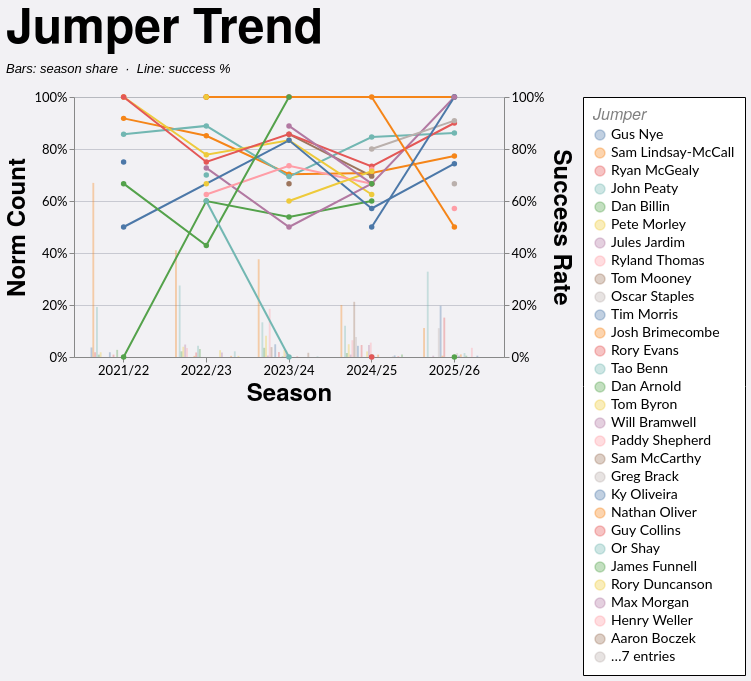

Write the Vega-Lite specification saved for this chart.
### Vega-Lite specification from a JSON file in a GitHub repository (floating-point values rounded to 4 significant figures; data arrays with more than 128 entries replaced by an {"elided": "..."} marker saying what was removed)
{"config": {"axis": {"labelFont": "Lato, sans-serif", "titleFont": "PT Sans Narrow, Helvetica Neue, Helvetica, Arial, sans-serif", "labelFontSize": 13, "titleFontSize": 24, "gridColor": "#202947", "gridOpacity": 0.2}, "header": {"labelFont": "PT Sans Narrow, Helvetica Neue, Helvetica, Arial, sans-serif", "titleFont": "PT Sans Narrow, Helvetica Neue, Helvetica, Arial, sans-serif", "labelFontSize": 24, "titleFontSize": 28, "labelFontWeight": "bold", "orient": "left"}, "legend": {"labelFont": "Lato, sans-serif", "titleFont": "PT Sans Narrow, Helvetica Neue, Helvetica, Arial, sans-serif", "labelFontSize": 14, "titleFontSize": 16, "titlePadding": 5, "fillColor": "white", "strokeColor": "black", "padding": 10, "titleFontWeight": "lighter", "titleFontStyle": "italic", "titleColor": "gray", "offset": 10}, "title": {"font": "PT Sans Narrow, Helvetica Neue, Helvetica, Arial, sans-serif", "fontSize": 48, "fontWeight": "bold", "anchor": "start", "align": "center", "titlePadding": 20, "subtitlePadding": 10, "subtitleFontSize": 13, "subtitleColor": "", "subtitleFontStyle": "italic", "offset": 15, "color": "black"}, "axisX": {"labelAngle": 0}, "facet": {"title": null, "header": null, "align": {"row": "each", "column": "each"}}, "resolve": {"scale": {"y": "independent", "facet": "independent"}}, "background": "#f2f1f4"}, "layer": [{"mark": {"type": "bar", "opacity": 0.35}, "encoding": {"color": {"field": "jumper", "sort": null, "title": "Jumper", "type": "nominal"}, "tooltip": [{"field": "season", "title": "Season", "type": "nominal"}, {"field": "jumper", "title": "Jumper", "type": "nominal"}, {"field": "won", "format": ",.0f", "title": "Won", "type": "quantitative"}, {"field": "attempts", "format": ",.0f", "title": "Attempts", "type": "quantitative"}, {"field": "norm_count", "format": ".1%", "title": "Norm Count", "type": "quantitative"}, {"field": "success_rate", "format": ".1%", "title": "Success Rate", "type": "quantitative"}], "x": {"field": "season", "sort": ["2021/22", "2022/23", "2023/24", "2024/25", "2025/26"], "title": "Season", "type": "nominal"}, "xOffset": {"field": "jumper", "sort": null, "type": "nominal"}, "y": {"axis": {"format": "%", "orient": "left"}, "field": "norm_count", "scale": {"domain": [0, 1]}, "title": "Norm Count", "type": "quantitative"}}, "transform": [{"filter": "(loSquad == 'All' || datum.squad == loSquad) && (loGameType == 'All' || (loGameType == 'League + Cup' && (datum.game_type == 'League' || datum.game_type == 'Cup')) || (loGameType == 'League only' && datum.game_type == 'League') || datum.game_type == loGameType) && (loOpposition == 'All' || datum.opposition == loOpposition) && (loThrower == 'All' || datum.thrower == loThrower) && (loJumper == 'All' || datum.jumper == loJumper) && (loArea == 'All' || datum.area == loArea) && (loNumbers == 'All' || datum.numbers == loNumbers) && (loCallType == 'All' || datum.call_type == loCallType)"}, {"aggregate": [{"op": "count", "as": "attempts"}, {"op": "sum", "field": "won", "as": "won"}], "groupby": ["season", "jumper"]}, {"joinaggregate": [{"op": "sum", "field": "attempts", "as": "season_attempts"}], "groupby": ["season"]}, {"calculate": "datum.attempts / datum.season_attempts", "as": "norm_count"}, {"calculate": "datum.won / datum.attempts", "as": "success_rate"}]}, {"mark": {"type": "line", "point": true, "strokeWidth": 2}, "encoding": {"color": {"field": "jumper", "sort": null, "title": "Jumper", "type": "nominal"}, "detail": {"field": "jumper", "type": "nominal"}, "tooltip": [{"field": "season", "title": "Season", "type": "nominal"}, {"field": "jumper", "title": "Jumper", "type": "nominal"}, {"field": "won", "format": ",.0f", "title": "Won", "type": "quantitative"}, {"field": "attempts", "format": ",.0f", "title": "Attempts", "type": "quantitative"}, {"field": "norm_count", "format": ".1%", "title": "Norm Count", "type": "quantitative"}, {"field": "success_rate", "format": ".1%", "title": "Success Rate", "type": "quantitative"}], "x": {"field": "season", "sort": ["2021/22", "2022/23", "2023/24", "2024/25", "2025/26"], "title": "Season", "type": "nominal"}, "y": {"axis": {"format": "%", "orient": "right"}, "field": "success_rate", "scale": {"domain": [0, 1]}, "title": "Success Rate", "type": "quantitative"}}, "transform": [{"filter": "(loSquad == 'All' || datum.squad == loSquad) && (loGameType == 'All' || (loGameType == 'League + Cup' && (datum.game_type == 'League' || datum.game_type == 'Cup')) || (loGameType == 'League only' && datum.game_type == 'League') || datum.game_type == loGameType) && (loOpposition == 'All' || datum.opposition == loOpposition) && (loThrower == 'All' || datum.thrower == loThrower) && (loJumper == 'All' || datum.jumper == loJumper) && (loArea == 'All' || datum.area == loArea) && (loNumbers == 'All' || datum.numbers == loNumbers) && (loCallType == 'All' || datum.call_type == loCallType)"}, {"aggregate": [{"op": "count", "as": "attempts"}, {"op": "sum", "field": "won", "as": "won"}], "groupby": ["season", "jumper"]}, {"joinaggregate": [{"op": "sum", "field": "attempts", "as": "season_attempts"}], "groupby": ["season"]}, {"calculate": "datum.attempts / datum.season_attempts", "as": "norm_count"}, {"calculate": "datum.won / datum.attempts", "as": "success_rate"}]}], "data": {"name": "data-73f91a64a43d4e9fe8f6d842372acc63"}, "height": 260, "params": [{"name": "loSquad", "value": "All"}, {"name": "loSeason", "value": "All"}, {"name": "loGameType", "value": "All"}, {"name": "loOpposition", "value": "All"}, {"name": "loThrower", "value": "All"}, {"name": "loJumper", "value": "All"}, {"name": "loArea", "value": "All"}, {"name": "loNumbers", "value": "All"}, {"name": "loCallType", "value": "All"}], "resolve": {"scale": {"y": "independent"}}, "title": {"text": "Jumper Trend", "subtitle": "Bars: season share  ·  Line: success %"}, "width": 430, "$schema": "https://vega.github.io/schema/vega-lite/v5.20.1.json", "datasets": {"data-73f91a64a43d4e9fe8f6d842372acc63": {"elided": "1228 records"}}}
